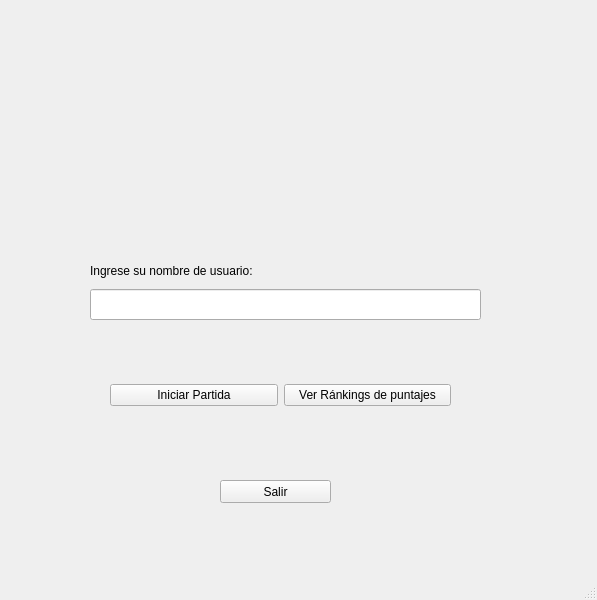
<?xml version="1.0" encoding="UTF-8"?>
<ui version="4.0">
 <class>Ventana_De_Inicio</class>
 <widget class="QMainWindow" name="Ventana_De_Inicio">
  <property name="geometry">
   <rect>
    <x>0</x>
    <y>0</y>
    <width>597</width>
    <height>600</height>
   </rect>
  </property>
  <property name="windowTitle">
   <string>Ventana de Inicio</string>
  </property>
  <widget class="QWidget" name="centralwidget">
   <widget class="QLineEdit" name="ingresar_nombre">
    <property name="geometry">
     <rect>
      <x>90</x>
      <y>289</y>
      <width>391</width>
      <height>31</height>
     </rect>
    </property>
   </widget>
   <widget class="QLabel" name="label_2">
    <property name="geometry">
     <rect>
      <x>90</x>
      <y>260</y>
      <width>191</width>
      <height>21</height>
     </rect>
    </property>
    <property name="text">
     <string>Ingrese su nombre de usuario:</string>
    </property>
   </widget>
   <widget class="QWidget" name="horizontalLayoutWidget">
    <property name="geometry">
     <rect>
      <x>110</x>
      <y>380</y>
      <width>341</width>
      <height>31</height>
     </rect>
    </property>
    <layout class="QHBoxLayout" name="horizontalLayout">
     <item>
      <widget class="QPushButton" name="boton_iniciar_partida">
       <property name="text">
        <string>Iniciar Partida</string>
       </property>
      </widget>
     </item>
     <item>
      <widget class="QPushButton" name="boton_rankings">
       <property name="text">
        <string>Ver Ránkings de puntajes</string>
       </property>
      </widget>
     </item>
    </layout>
   </widget>
   <widget class="QLabel" name="logo">
    <property name="geometry">
     <rect>
      <x>160</x>
      <y>40</y>
      <width>271</width>
      <height>171</height>
     </rect>
    </property>
    <property name="text">
     <string/>
    </property>
   </widget>
   <widget class="QPushButton" name="boton_salir">
    <property name="geometry">
     <rect>
      <x>220</x>
      <y>480</y>
      <width>111</width>
      <height>23</height>
     </rect>
    </property>
    <property name="text">
     <string>Salir</string>
    </property>
   </widget>
  </widget>
  <widget class="QMenuBar" name="menubar">
   <property name="geometry">
    <rect>
     <x>0</x>
     <y>0</y>
     <width>597</width>
     <height>21</height>
    </rect>
   </property>
   <property name="defaultUp">
    <bool>false</bool>
   </property>
  </widget>
  <widget class="QStatusBar" name="statusbar"/>
 </widget>
 <resources/>
 <connections/>
</ui>
